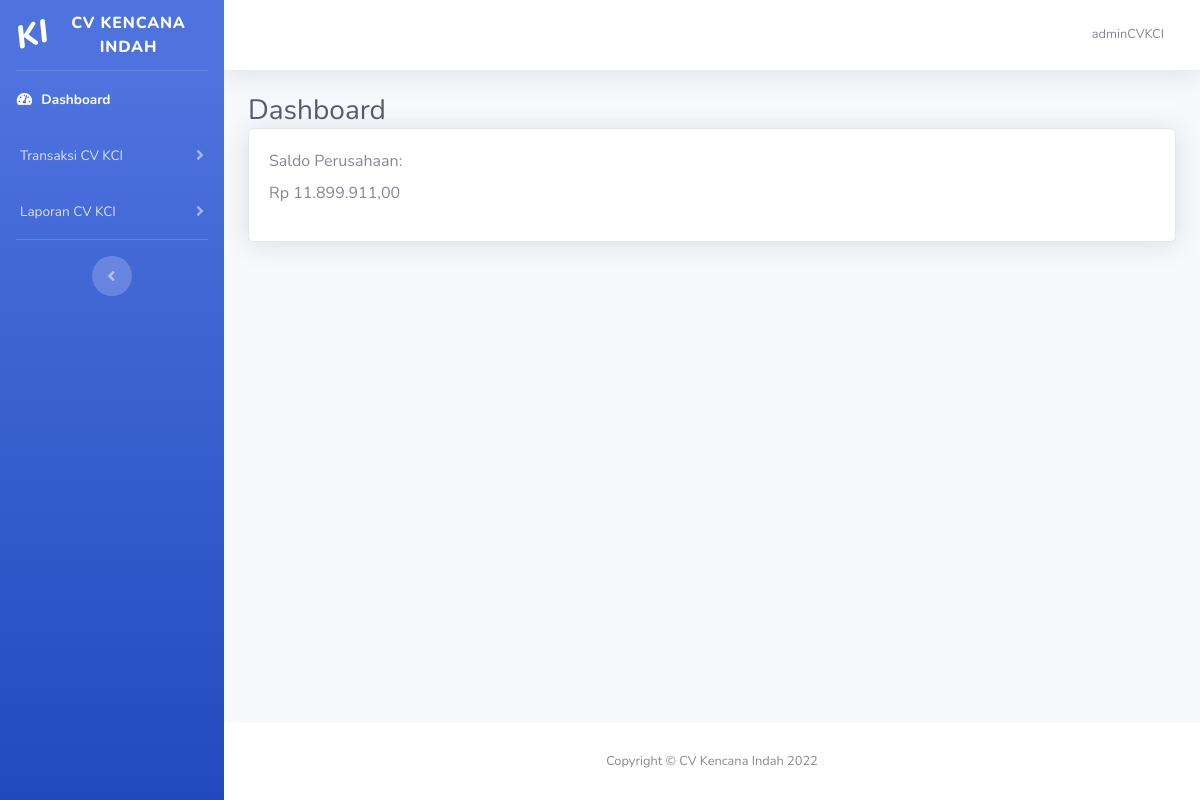
/index.php (signed in), run on the app's committed database.
### tables this page shows
CREATE TABLE `perusahaan` (
  `id_perusahaan` int(11) NOT NULL,
  `nama_perusahaan` varchar(50) NOT NULL,
  `status_perusahaan` int(1) NOT NULL
);

CREATE TABLE `kategori_menu` (
  `id_category` int(2) NOT NULL,
  `nama_category` varchar(30) NOT NULL,
  `status_category` int(1) NOT NULL
);

CREATE TABLE `saldo` (
  `id_saldo` int(11) NOT NULL,
  `fk_id_perusahaan` int(3) NOT NULL,
  `saldo` bigint(20) NOT NULL,
  `status_saldo` char(1) NOT NULL
);

### processing/fungsi.php (called while the page is built, shortened)
<?php
function rupiah($angka){
    $hasil_rupiah = "Rp " . number_format($angka,2,',','.');
    return $hasil_rupiah;
}
function getPerusahaan($level, $koneksi){
    $query = "SELECT nama_perusahaan FROM perusahaan INNER JOIN access_level on access_level.fk_id_perusahaan = perusahaan.id_perusahaan
             WHERE access_level.id_al = '".$level."'";
    $run = mysqli_query ($koneksi, $query);
    $getData = mysqli_fetch_assoc($run);
    return $getData['nama_perusahaan'];
}
function getJumlahSaldo($perusahaan, $koneksi){
    $query = "SELECT saldo from saldo where fk_id_perusahaan = '".$perusahaan."'";
    $run = mysqli_query ($koneksi, $query);
    $getData = mysqli_fetch_assoc($run);
    return $getData['saldo'];
}

### index.php (the view, shortened to what this page needs)
<!DOCTYPE html>
<?php
include("processing/connection/koneksi.php");
include("processing/fungsi.php");
?>
<html lang="en">
<head>
    <link href="vendor/fontawesome-free/css/all.min.css" rel="stylesheet" type="text/css">
    <link href="css/sb-admin-2.min.css" rel="stylesheet">
    <link href="vendor/datatables/dataTables.bootstrap4.min.css" rel="stylesheet">
</head>
<body id="page-top">
    <div id="wrapper">
        <?php
            include("sidebar.php");
        ?>
        <div id="content-wrapper" class="d-flex flex-column">
            <div id="content">
                <?php
                include("header.php");
                ?>
                <div class="container-fluid">
                        <h1 class="h3 mb-0 text-gray-800">Dashboard</h1>
                        <div class="card shadow mb-4">
                            <div class="card-body" >
                                <div class="table-responsive">
                                  <label for="exampleInputEmail1">Saldo Perusahaan: </label>
                                  <p/>
                                  <?php
                                  if($_SESSION['akses']==5){
                                    echo "SUPER ADMIN";
                                  }
                                  else{
                                    echo rupiah(getJumlahSaldo($_SESSION['akses'],$connect));
                                  }
                                  ?><br>
                                </div>
                            </div>
                        </div>
                </div>
            </div>
            <?php
                include('footer.php');
            ?>
        </div>
    </div>
</body>
</html>

### sidebar.php (shortened to what this page needs)
<ul class="navbar-nav bg-gradient-primary sidebar sidebar-dark accordion" id="accordionSidebar">
<a class="sidebar-brand d-flex align-items-center justify-content-center" href="#">
    <div class="sidebar-brand-icon rotate-n-15">
        <i><?php
        if($_SESSION['akses'] == '1'){
            echo "KI";
        }else if($_SESSION['akses'] == '2'){
            echo "KMP";
        }else if($_SESSION['akses'] == '3'){
            echo "KAMI";
        }else if($_SESSION['akses'] == '4'){
            echo "KI";
        }else if($_SESSION['akses'] == '5'){
            echo "AP";
        }
        ?></i>
    </div>
    <div class="sidebar-brand-text mx-3"><?php echo getPerusahaan( $_SESSION['akses'],$connect); ?></div>
</a>
<hr class="sidebar-divider my-0">
<li class="nav-item active">
    <a class="nav-link" href="index.php">
        <i class="fas fa-fw fa-tachometer-alt"></i>
        <span>Dashboard</span></a>
</li>
<?php
$getKategori = "SELECT * FROM kategori_menu WHERE status_category = '1'";
$runKategori = mysqli_query($connect, $getKategori);
$collapse = 1;
while($output = mysqli_fetch_array($runKategori)){
    $getAccessMenu = "SELECT * from access_menu inner join menu on access_menu.fk_id_menu = menu.id_menu WHERE fk_id_category ='".$output['id_category']."' AND fk_id_al = '".$_SESSION['akses']."' AND status_access_menu = '1' AND status_menu = '1'";
    $runGetAccessMenu = mysqli_query($connect,$getAccessMenu);
    $count = mysqli_num_rows($runGetAccessMenu);
    if($count > 0){
        echo "<li class='nav-item'>
        <a class='nav-link collapsed' href='#' data-toggle='collapse' data-target='#collapse".$collapse."'
            aria-expanded='true' aria-controls='collapseTwo'>
            <i class=''></i>
            <span>".$output['nama_category']."</span>
        </a>";
        echo "<div id='collapse".$collapse."' class='collapse' aria-labelledby='headingTwo' data-parent='#accordionSidebar'>
        <div class='bg-white py-2 collapse-inner rounded'>";
        echo "</div>
        </div>
    </li>";
    $collapse +=1;
    }
}
?>
<hr class="sidebar-divider d-none d-md-block">
<div class="text-center d-none d-md-inline">
    <button class="rounded-circle border-0" id="sidebarToggle"></button>
</div>
</ul>

### header.php (shortened to what this page needs)
<nav class="navbar navbar-expand navbar-light bg-white topbar mb-4 static-top shadow">
<ul class="navbar-nav ml-auto">
    <li class="nav-item dropdown no-arrow">
        <a class="nav-link dropdown-toggle" href="#" id="userDropdown" role="button"
            data-toggle="dropdown" aria-haspopup="true" aria-expanded="false">
            <span class="mr-2 d-none d-lg-inline text-gray-600 small"><?php echo $_SESSION['nama'];?></span>
        </a>
    </li>
</ul>
</nav>

### footer.php
<footer class="sticky-footer bg-white">
                <div class="container my-auto">
                    <div class="copyright text-center my-auto">
                        <span>Copyright &copy; CV Kencana Indah 2022</span>
                    </div>
                </div>
            </footer>

### data on the page
perusahaan: nama_perusahaan "CV KENCANA INDAH"
kategori_menu: nama_category "Transaksi CV KCI"
kategori_menu: nama_category "Laporan CV KCI"
saldo: saldo "Rp 11.899.911,00"

### other printed values
$_SESSION['nama'] "adminCVKCI"
